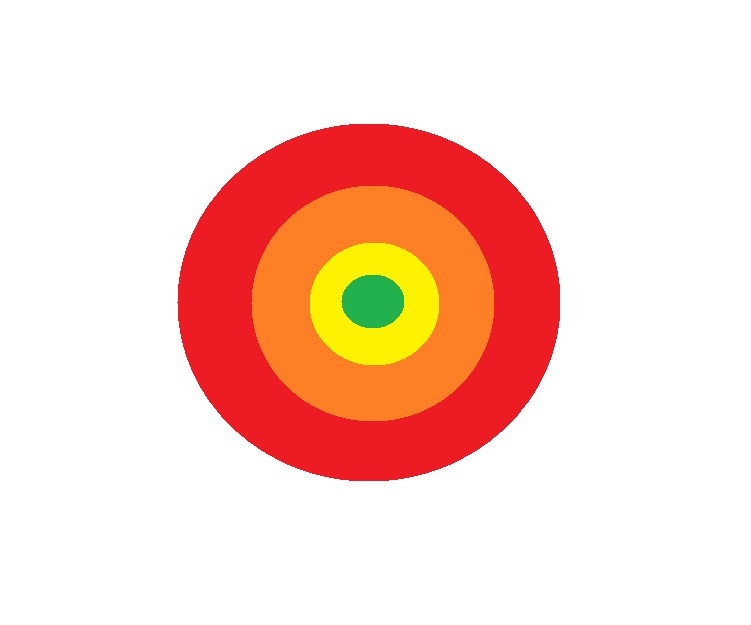
#> input picture kolo.jpg, 751 x 625 px; its folder holds only this picture in this run
$ python main.py
#> lines starting #> are read from the running program, lines starting #| are printed output that depends on the picture; after the words box and inside, x2 and y2 are one past the last pixel; in counts of white or black regions, pixels touching at a corner belong together
### coloring_game.py
"""
Moduł zawierający klasę ColoringGame - główną grę kolorowanki z triangulacją.
"""

import numpy as np
import cv2
import os
import glob
from triangulation import ImageTriangulation


class ColoringGame:
    """
    Klasa implementująca interaktywną grę kolorowanki z triangulacją Delaunaya.
    Umożliwia wybór obrazu, kolorów i interaktywne kolorowanie trójkątów.
    """

    def __init__(self):
        """
        Inicjalizuje grę kolorowanki z domyślnymi ustawieniami.
        """
        # Utwórz instancję triangulacji z odpowiednimi parametrami
        self.triangulator = ImageTriangulation()
        self.triangulator.n_contour_points = 30  # Liczba punktów na konturze
        self.triangulator.interior_density = 8  # Gęstość punktów wewnętrznych

        # Standardowy rozmiar okna dla wszystkich obrazów
        self.window_width = 800
        self.window_height = 600

        # Zakresy parametrów triangulacji dla suwaków kontrolnych
        self.min_contour_points = 10  # Minimalna liczba punktów na konturze
        self.max_contour_points = 100  # Maksymalna liczba punktów na konturze
        self.min_interior_density = 2  # Minimalna gęstość punktów wewnętrznych
        self.max_interior_density = 20  # Maksymalna gęstość punktów wewnętrznych

        # Znacznie rozszerzona paleta kolorów do wyboru (format BGR dla OpenCV)
        self.colors = [
            # Kolory podstawowe
            (255, 0, 0),  # Czerwony
            (0, 255, 0),  # Zielony (jasny)
            (0, 0, 255),  # Niebieski
            (255, 255, 0),  # Żółty (cyan w BGR)
            (255, 0, 255),  # Magenta
            (0, 255, 255),  # Żółty (w BGR)

            # Kolory ciepłe
            (0, 165, 255),  # Pomarańczowy
            (0, 69, 255),  # Czerwono-pomarańczowy
            (0, 140, 255),  # Ciemny pomarańczowy
            (0, 0, 255),  # Czerwony
            (85, 107, 47),  # Ciemny oliwkowy zielony

            # Kolory zimne
            (128, 0, 128),  # Fioletowy
            (205, 92, 92),  # Indiancz czerwony
            (139, 69, 19),  # Brązowy siodłowy
            (160, 82, 45),  # Brązowy
            (75, 0, 130),  # Indygo

            # Kolory pastelowe
            (255, 182, 193),  # Jasny różowy
            (221, 160, 221),  # Śliwkowy
            (173, 216, 230),  # Jasny niebieski
            (144, 238, 144),  # Jasny zielony
            (255, 255, 224),  # Jasny żółty

            # Kolory ziemiste
            (42, 42, 165),  # Brązowy
            (19, 69, 139),  # Ciemny brązowy
            (35, 142, 107),  # Morski zielony
            (87, 139, 46),  # Oliwkowy
            (45, 82, 160),  # Sienna

            # Kolory metaliczne/specjalne
            (192, 192, 192),  # Srebrny
            (0, 215, 255),  # Złoty
            (130, 130, 130),  # Szary
            (105, 105, 105),  # Ciemny szary
            (0, 0, 0),  # Czarny
            (255, 255, 255),  # Biały

            # Kolory neonowe/jasne
            (0, 255, 127),  # Zielony wiosenny
            (255, 20, 147),  # Głęboki różowy
            (0, 191, 255),  # Głęboki niebo niebieski
            (50, 205, 50),  # Limonka zielona
            (255, 0, 255),  # Fuksja

            # Dodatkowe odcienie
            (238, 130, 238),  # Fioletowy
            (218, 112, 214),  # Orchidea
            (186, 85, 211),  # Medium orchidea
            (147, 112, 219),  # Medium fioletowy niebieski
            (123, 104, 238),  # Medium łupkowy niebieski
            (106, 90, 205),  # Łupkowy niebieski
            (72, 61, 139),  # Ciemny łupkowy niebieski
            (25, 25, 112),  # Nocny niebieski
        ]

        # Indeks aktualnie wybranego koloru
        self.current_color_index = 0
        # Aktualnie wybrany kolor
        self.current_color = self.colors[self.current_color_index]

        # Dane obrazu
        self.original_image = None  # Oryginalny obraz
        self.display_image = None  # Obraz wyświetlany z triangulacją
        self.triangles = []  # Lista wszystkich trójkątów
        self.triangle_colors = {}  # Słownik przechowujący kolory trójkątów (indeks -> kolor)

        # Nazwy okien (z polskimi znakami)
        self.main_window = "Kolorowanka"
        self.color_window = "Wybór koloru"
        self.image_select_window = "Wybór obrazu"
        self.density_window = "Gęstość siatki"

        # Flagi stanu aplikacji
        self.running = True  # Czy aplikacja jest uruchomiona
        self.image_selected = False  # Czy obraz został wybrany

        # Ustawienie kodowania dla polskich znaków w OpenCV
        self._setup_polish_encoding()

    def _setup_polish_encoding(self):
        """
        Konfiguruje obsługę polskich znaków w OpenCV.
        OpenCV ma ograniczoną obsługę znaków UTF-8, więc używamy podstawowych ustawień.
        """
        # OpenCV nie obsługuje bezpośrednio polskich znaków w tytułach okien
        # Możemy użyć transliteracji dla lepszej kompatybilności
        self.main_window = "Kolorowanka"
        self.color_window = "Wybor koloru"
        self.image_select_window = "Wybor obrazu"
        self.density_window = "Gestosc siatki"

    def find_image_files(self):
        """
        Znajduje wszystkie pliki obrazów w bieżącym katalogu.

        Returns:
            list: Lista nazw plików obrazów
        """
        # Wyszukaj pliki z rozszerzeniami obrazów
        image_files = (glob.glob("*.jpg") +
                       glob.glob("*.jpeg") +
                       glob.glob("*.png") +
                       glob.glob("*.bmp") +
                       glob.glob("*.tiff"))
        return image_files

    def create_image_selection_window(self, image_files):
        """
        Tworzy okno wyboru obrazu z miniaturami dostępnych plików.

        Args:
            image_files (list): Lista ścieżek do plików obrazów

        Returns:
            bool: True jeśli obraz został wybrany, False w przeciwnym razie
        """
        # Sprawdź czy są dostępne pliki obrazów
        if not image_files:
            print("Nie znaleziono plików obrazów!")
            return False

        # Oblicz wymiary okna wyboru (wysokość stała, szerokość zależna od liczby obrazów)
        window_height = 120
        window_width = min(150 * len(image_files), 1200)  # Ogranicz maksymalną szerokość

        # Utwórz jasnoszare tło dla okna
        selection_image = np.ones((window_height, window_width, 3), dtype=np.uint8) * 240

        # Wczytaj i umieść miniatury obrazów
        thumbnails = []
        max_images = min(len(image_files), 8)  # Ogranicz liczbę wyświetlanych miniatur

        for i in range(max_images):
            file = image_files[i]
            img = cv2.imread(file)
            if img is not None:
                # Zmień rozmiar obrazu do miniatury (120x80 pikseli)
                thumbnail = cv2.resize(img, (120, 80))
                thumbnails.append(thumbnail)

                # Oblicz pozycję miniatury w oknie
                x_offset = i * 150 + 15

                # Sprawdź czy miniatura mieści się w oknie
                if x_offset + 120 <= window_width:
                    # Umieść miniaturę w oknie wyboru
                    selection_image[10:10 + 80, x_offset:x_offset + 120] = thumbnail

                    # Dodaj nazwę pliku pod miniaturą (obetnij długie nazwy)
                    filename = os.path.basename(file)
                    if len(filename) > 15:
                        filename = filename[:12] + "..."

                    # Napisz nazwę pliku używając standardowej czcionki
                    cv2.putText(selection_image, filename,
                                (x_offset, window_height - 10),
                                cv2.FONT_HERSHEY_SIMPLEX, 0.4, (0, 0, 0), 1)

        # Wyświetl okno wyboru
        cv2.imshow(self.image_select_window, selection_image)

        # Funkcja obsługująca kliknięcia myszy w oknie wyboru
        # [19 lines left out: function select_image, not called in this run]

        # Podłącz funkcję obsługi myszy do okna
        cv2.setMouseCallback(self.image_select_window, select_image)

        # Czekaj na wybór obrazu lub zamknięcie okna
        while (not self.image_selected and
               cv2.getWindowProperty(self.image_select_window, cv2.WND_PROP_VISIBLE) >= 1):
            cv2.waitKey(100)  # Sprawdzaj co 100ms

        return self.image_selected

    # [354 lines left out: functions display_main_window, load_image, process_image, create_color_selection_window, create_density_control_window, point_in_triangle and 2 more, not called in this run]

    def run(self):
        """
        Główna funkcja uruchamiająca grę kolorowanki.
        Obsługuje całą logikę interfejsu użytkownika i interakcji.
        """
        # Znajdź dostępne pliki obrazów w bieżącym katalogu
        image_files = self.find_image_files()

        # Pokaż okno wyboru obrazu i czekaj na wybór użytkownika
        if not self.create_image_selection_window(image_files):
            print("Nie wybrano obrazu!")
            return

        # Utwórz okno wyboru koloru
        self.create_color_selection_window()

        # Utwórz okno kontroli gęstości siatki
        self.create_density_control_window()

        # Wyświetl obraz z triangulacją w głównym oknie
        self.display_main_window()
        # Podłącz obsługę kliknięć myszy do głównego okna
        cv2.setMouseCallback(self.main_window, self.handle_click)

        # Główna pętla aplikacji
        density_window_visible = True  # Czy okno kontroli gęstości jest widoczne

        while self.running:
            # Czekaj na naciśnięcie klawisza (100ms timeout)
            key = cv2.waitKey(100) & 0xFF  # Maska dla zgodności z różnymi systemami

            # Sprawdź czy główne okno zostało zamknięte
            if cv2.getWindowProperty(self.main_window, cv2.WND_PROP_VISIBLE) < 1:
                self.running = False

            # Obsługa skrótów klawiszowych
            if key == 27:  # Klawisz ESC - zakończ aplikację
                self.running = False

            elif key == ord('r') or key == ord('R'):  # Reset kolorowania
                # Przywróć oryginalny obraz z triangulacją
                self.display_image = self.original_image.copy()
                self.triangulator.draw_delaunay_triangles(
                    self.display_image, self.triangles, self.triangulator.triangle_color)
                # Wyczyść słownik kolorów
                self.triangle_colors = {}
                self.display_main_window()
                print("Kolorowanie zostało zresetowane")

            elif key == ord('s') or key == ord('S'):  # Zapisz wynik
                output_filename = "kolorowanka_wynik.jpg"
                cv2.imwrite(output_filename, self.display_image)
                print(f"Zapisano wynik do: {output_filename}")

            elif key == ord('d') or key == ord('D'):  # Pokaż/ukryj okno gęstości
                if density_window_visible:
                    cv2.destroyWindow(self.density_window)
                    density_window_visible = False
                    print("Ukryto okno kontroli gęstości")
                else:
                    self.create_density_control_window()
                    density_window_visible = True
                    print("Pokazano okno kontroli gęstości")

            elif key == ord('+') or key == ord('='):  # Zwiększ gęstość siatki
                # Zwiększ oba parametry triangulacji
                self.triangulator.n_contour_points = min(
                    self.triangulator.n_contour_points + 5, self.max_contour_points)
                self.triangulator.interior_density = min(
                    self.triangulator.interior_density + 1, self.max_interior_density)

                # Przetwórz obraz ponownie
                self.process_image()
                self.display_main_window()

                # Zaktualizuj okno kontroli jeśli jest widoczne
                if density_window_visible:
                    self.create_density_control_window()
                print("Zwiększono gęstość siatki")

            elif key == ord('-') or key == ord('_'):  # Zmniejsz gęstość siatki
                # Zmniejsz oba parametry triangulacji
                self.triangulator.n_contour_points = max(
                    self.triangulator.n_contour_points - 5, self.min_contour_points)
                self.triangulator.interior_density = max(
                    self.triangulator.interior_density - 1, self.min_interior_density)

                # Przetwórz obraz ponownie
                self.process_image()
                self.display_main_window()

                # Zaktualizuj okno kontroli jeśli jest widoczne
                if density_window_visible:
                    self.create_density_control_window()
                print("Zmniejszono gęstość siatki")

        # Zamknij wszystkie okna po zakończeniu aplikacji
        cv2.destroyAllWindows()
        print("Aplikacja została zamknięta")

### triangulation.py
"""
Moduł zawierający klasę ImageTriangulation do tworzenia triangulacji Delaunaya na obrazach.
"""

import numpy as np
import cv2
from scipy.spatial import Delaunay


class ImageTriangulation:
    """
    Klasa odpowiedzialna za tworzenie triangulacji Delaunaya na obrazach.
    Umożliwia automatyczne wykrywanie konturów i generowanie siatki trójkątów.
    """

    def __init__(self):
        """
        Inicjalizuje obiekt triangulacji z domyślnymi parametrami.
        """
        # Parametry triangulacji - kontrolują gęstość siatki
        self.n_contour_points = 30  # Liczba punktów rozmieszczonych na konturze
        self.interior_density = 8  # Gęstość punktów wewnętrznych (im większa, tym więcej punktów)
        self.min_contour_area = 1000  # Minimalny obszar konturu do przetworzenia

        # Kolory używane do rysowania elementów triangulacji
        self.triangle_color = (0, 0, 0)  # Czarne linie triangulacji (format BGR)
        self.contour_color = (0, 255, 0)  # Zielony kolor konturów (nieużywany aktualnie)
        self.interior_color = (255, 0, 0)  # Czerwony kolor punktów wewnętrznych

    # [344 lines left out: functions rect_contains, draw_point, draw_delaunay_triangles, point_in_polygon, get_contours_from_image, place_points_on_contour and 4 more, not called in this run]

### utils.py
"""
Moduł zawierający funkcje pomocnicze dla aplikacji kolorowanki.
"""

import matplotlib.pyplot as plt
import cv2


# [216 lines left out: functions display_results, save_result, print_help, validate_image_path, validate_parameters, get_color_name, not called in this run]


def setup_matplotlib_polish():
    """
    Konfiguruje matplotlib do wyświetlania polskich znaków.
    """
    try:
        import matplotlib
        # Ustaw czcionkę obsługującą polskie znaki
        matplotlib.rcParams['font.family'] = ['DejaVu Sans', 'Liberation Sans', 'Arial']
        matplotlib.rcParams['axes.unicode_minus'] = False

        # Jeśli dostępna jest czcionka z polskimi znakami
        try:
            plt.rcParams['font.sans-serif'] = ['DejaVu Sans', 'Arial Unicode MS', 'Tahoma']
        except:
            pass

    except ImportError:
        print("Uwaga: Nie można skonfigurować matplotlib dla polskich znaków")


# [47 lines left out: function create_color_palette_image, not called in this run]


def log_action(action, details=""):
    """
    Loguje akcje użytkownika do celów debugowania.

    Args:
        action (str): Nazwa akcji
        details (str): Dodatkowe szczegóły
    """
    import datetime

    timestamp = datetime.datetime.now().strftime("%H:%M:%S")
    log_message = f"[{timestamp}] {action}"

    if details:
        log_message += f" - {details}"

    print(log_message)


def check_opencv_version():
    """
    Sprawdza wersję OpenCV i wyświetla informacje o kompatybilności.

    Returns:
        bool: True jeśli wersja jest kompatybilna
    """
    try:
        opencv_version = cv2.__version__
        print(f"Wersja OpenCV: {opencv_version}")

        # Sprawdź czy wersja jest wystarczająca (minimum 4.0.0)
        version_parts = opencv_version.split('.')
        major_version = int(version_parts[0])

        if major_version >= 4:
            print("✓ Wersja OpenCV jest kompatybilna")
            return True
        else:
            print("⚠ Uwaga: Stara wersja OpenCV, niektóre funkcje mogą nie działać poprawnie")
            print("Zalecana wersja: OpenCV 4.0 lub nowsza")
            return False

    except Exception as e:
        print(f"Błąd podczas sprawdzania wersji OpenCV: {e}")
        return False


# [26 lines left out: function estimate_processing_time, not called in this run]

### main.py
#!/usr/bin/env python3
# -*- coding: utf-8 -*-
"""
Główny plik aplikacji kolorowanki z triangulacją Delaunaya.

Aplikacja umożliwia:
1. Wybór obrazu z dostępnych plików
2. Automatyczne tworzenie siatki triangulacji na obrazie
3. Dostosowanie gęstości siatki triangulacji
4. Wybór kolorów z rozszerzonej palety
5. Kolorowanie trójkątów poprzez kliknięcie

Autor: Projekt z geometrii obliczeniowej
Data: 2024
"""

import sys
import os
import cv2

# Importy z własnych modułów
from triangulation import ImageTriangulation
from coloring_game import ColoringGame
from utils import (display_results, save_result, print_help,
                   check_opencv_version, setup_matplotlib_polish,
                   log_action)


def main():
    """
    Główna funkcja aplikacji. Uruchamia tryb kolorowanki.
    """
    # Konfiguracja kodowania dla polskich znaków
    if sys.stdout.encoding != 'utf-8':
        try:
            # Próba ustawienia kodowania UTF-8 dla terminala
            sys.stdout.reconfigure(encoding='utf-8')
        except:
            # Jeśli nie udało się, kontynuuj z domyślnym kodowaniem
            pass

    # Sprawdź wersję OpenCV
    check_opencv_version()

    # Konfiguruj matplotlib dla polskich znaków
    setup_matplotlib_polish()

    print("=== KOLOROWANKA Z TRIANGULACJĄ DELAUNAYA ===")
    print("Wersja: 2.0 (rozszerzona)")
    print()

    log_action("Uruchomienie", "Tryb kolorowanki")
    run_coloring_game_mode()


def run_coloring_game_mode():
    """
    Uruchamia aplikację w trybie interaktywnej gry kolorowanki.
    """
    try:
        print("Uruchamianie interaktywnej kolorowanki...")
        print("Naciśnij 'H' w aplikacji aby wyświetlić pomoc")
        print()

        # Sprawdź czy są dostępne pliki obrazów
        import glob
        image_files = (glob.glob("*.jpg") + glob.glob("*.jpeg") +
                       glob.glob("*.png") + glob.glob("*.bmp") +
                       glob.glob("*.tiff"))

        if not image_files:
            print("⚠ Uwaga: Nie znaleziono plików obrazów w bieżącym katalogu")
            print("Umieść pliki obrazów (.jpg, .png, .bmp, .tiff) w tym katalogu")
            print("i uruchom aplikację ponownie")
            input("Naciśnij Enter aby zakończyć...")
            return

        print(f"✓ Znaleziono {len(image_files)} plików obrazów")

        # Utwórz i uruchom grę kolorowanki
        game = ColoringGame()
        log_action("Gra", "Inicjalizacja kolorowanki")

        # Uruchom główną pętlę gry
        game.run()

        log_action("Gra", "Kolorowanka została zamknięta")
        print("Dziękujemy za korzystanie z kolorowanki!")

    except KeyboardInterrupt:
        print("\n⚠ Przerwano przez użytkownika")
        log_action("Gra", "Przerwano przez użytkownika")
    except Exception as e:
        log_action("Błąd", f"Błąd w trybie gry: {str(e)}")
        print(f"✗ Wystąpił błąd w trybie kolorowanki: {e}")
        print("Sprawdź czy wszystkie wymagane biblioteki są zainstalowane:")
        print("- opencv-python")
        print("- numpy")
        print("- scipy")
        print("- matplotlib")


def check_dependencies():
    """
    Sprawdza czy wszystkie wymagane biblioteki są zainstalowane.

    Returns:
        bool: True jeśli wszystkie zależności są dostępne
    """
    required_modules = {
        'cv2': 'opencv-python',
        'numpy': 'numpy',
        'scipy': 'scipy',
        'matplotlib': 'matplotlib'
    }

    missing_modules = []

    for module, package in required_modules.items():
        try:
            __import__(module)
            print(f"✓ {package}")
        except ImportError:
            print(f"✗ {package} - BRAK")
            missing_modules.append(package)

    if missing_modules:
        print(f"\nBrakujące pakiety: {', '.join(missing_modules)}")
        print("Zainstaluj je używając:")
        print(f"pip install {' '.join(missing_modules)}")
        return False

    return True


if __name__ == "__main__":
    """
    Punkt wejścia aplikacji. Sprawdza zależności i uruchamia główną funkcję.
    """
    print("Sprawdzanie zależności...")

    # Sprawdź czy wszystkie wymagane moduły są dostępne
    if not check_dependencies():
        print("\n✗ Niektóre wymagane biblioteki nie są zainstalowane")
        print("Zainstaluj brakujące pakiety i uruchom aplikację ponownie")
        sys.exit(1)

    print("✓ Wszystkie zależności są dostępne\n")

    # Uruchom główną funkcję
    main()
#> in create_image_selection_window, img is the input picture: shape (625, 751, 3); mean B, G, R 204.4, 215, 251.1
#> in create_image_selection_window, `thumbnail = cv2.resize(img, (120, 80))`:
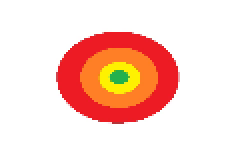
#> thumbnail: shape (80, 120, 3) (shown 2 times larger); mean B, G, R 204.4, 215, 251.1
#> in create_image_selection_window, `selection_image[10:10 + 80, x_offset:x_offset + 120] = thumbnail`:
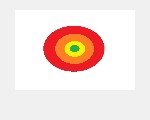
#> selection_image: shape (120, 150, 3); mean B, G, R 221, 226.7, 245.9
#> in create_image_selection_window, `cv2.putText(selection_image, filename, (x_offset, window_height - 10),..`:
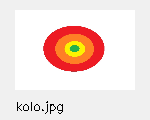
#> selection_image: shape (120, 150, 3); 0.66% of pixels changed, all inside (x1, y1, x2, y2) = (17, 101, 63, 114)

$ run again, on kot.jpg
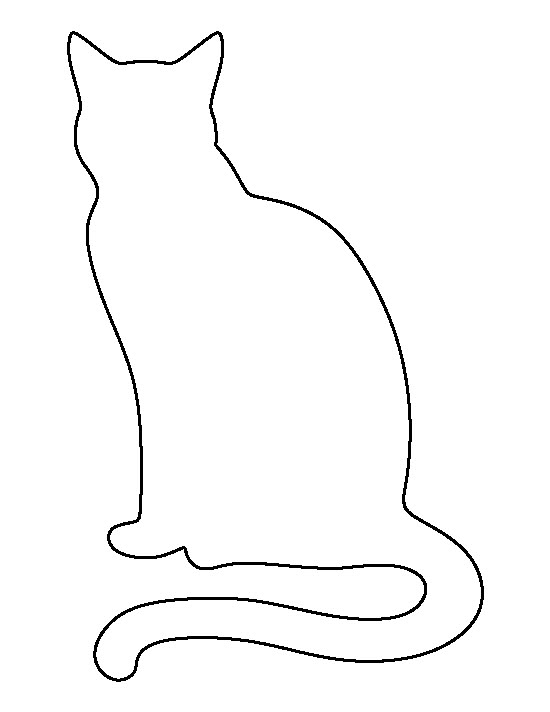
#> input picture kot.jpg, 550 x 712 px
#> in create_image_selection_window, img is the input picture: shape (712, 550, 3); min 0, max 255, mean 249.6
#> in create_image_selection_window, `thumbnail = cv2.resize(img, (120, 80))`:
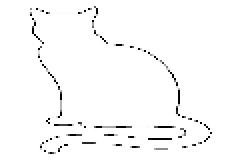
#> thumbnail: shape (80, 120, 3) (shown 2 times larger); min 0, max 255, mean 249.5
#> in create_image_selection_window, `cv2.putText(selection_image, filename, (x_offset, window_height - 10),..`:
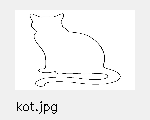
#> selection_image: shape (120, 150, 3); min 0, max 255, mean 243.6
